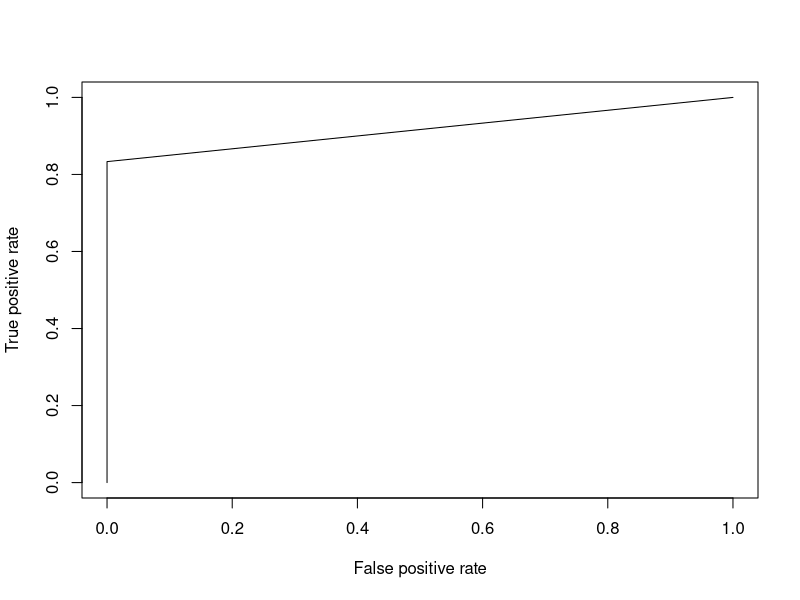
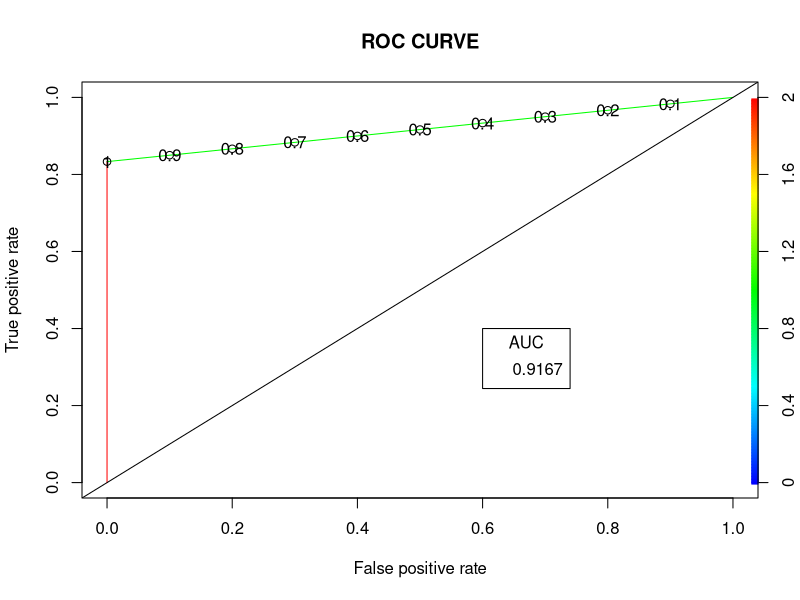

Source code (R) for these figures, in order:
# Installing the package
install.packages("dplyr")
# For Logistic regression
install.packages("caTools") 
# For ROC curve to evaluate model
install.packages("ROCR") 

# Loading package
library(dplyr)
     
# Loading package
library(caTools)
library(ROCR)     

# Summary of dataset in package
summary(mtcars)
# Splitting dataset
split <- sample.split(mtcars, SplitRatio = 0.8)
split
 
train_reg <- subset(mtcars, split == "TRUE")
test_reg <- subset(mtcars, split == "FALSE")
 
# Training model
logistic_model <- glm(vs ~ wt + disp,
                    data = train_reg,
                    family = "binomial")
logistic_model
 
# Summary
summary(logistic_model)

predict_reg <- predict(logistic_model,
                       test_reg, type = "response")
predict_reg
  
# Changing probabilities
predict_reg <- ifelse(predict_reg >0.5, 1, 0)
 
# Evaluating model accuracy
# using confusion matrix
table(test_reg$vs, predict_reg)
 
missing_classerr <- mean(predict_reg != test_reg$vs)
print(paste('Accuracy =', 1 - missing_classerr))
 
# ROC-AUC Curve
ROCPred <- prediction(predict_reg, test_reg$vs)
ROCPer <- performance(ROCPred, measure = "tpr",
                      x.measure = "fpr")
 
auc <- performance(ROCPred, measure = "auc")
auc <- auc@y.values[[1]]
auc
 
# Plotting curve
plot(ROCPer)
plot(ROCPer, colorize = TRUE,
     print.cutoffs.at = seq(0.1, by = 0.1),
     main = "ROC CURVE")
abline(a = 0, b = 1)
 
auc <- round(auc, 4)
legend(.6, .4, auc, title = "AUC", cex = 1)
